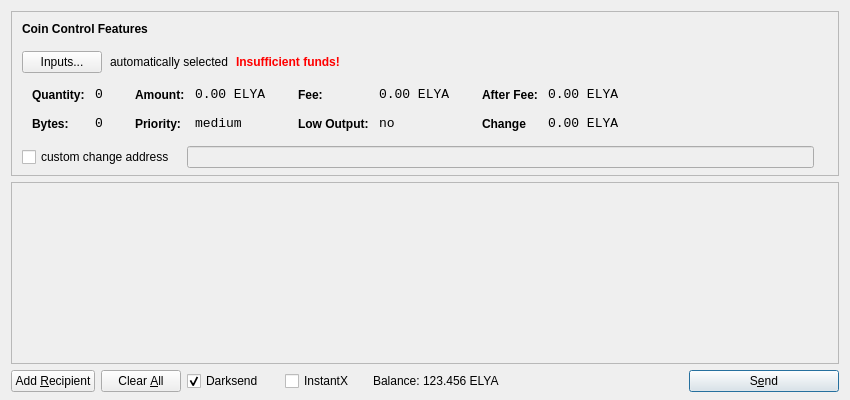
<?xml version="1.0" encoding="UTF-8"?>
<ui version="4.0">
 <class>SendCoinsDialog</class>
 <widget class="QDialog" name="SendCoinsDialog">
  <property name="geometry">
   <rect>
    <x>0</x>
    <y>0</y>
    <width>850</width>
    <height>400</height>
   </rect>
  </property>
  <property name="windowTitle">
   <string>Send Coins</string>
  </property>
  <layout class="QVBoxLayout" name="verticalLayout" stretch="0,1,0">
   <property name="bottomMargin">
    <number>8</number>
   </property>
   <item>
    <widget class="QFrame" name="frameCoinControl">
     <property name="sizePolicy">
      <sizepolicy hsizetype="Expanding" vsizetype="Expanding">
       <horstretch>0</horstretch>
       <verstretch>0</verstretch>
      </sizepolicy>
     </property>
     <property name="maximumSize">
      <size>
       <width>16777215</width>
       <height>16777215</height>
      </size>
     </property>
     <property name="frameShape">
      <enum>QFrame::StyledPanel</enum>
     </property>
     <property name="frameShadow">
      <enum>QFrame::Sunken</enum>
     </property>
     <layout class="QVBoxLayout" name="verticalLayoutCoinControl2">
      <property name="spacing">
       <number>-1</number>
      </property>
      <property name="leftMargin">
       <number>0</number>
      </property>
      <property name="topMargin">
       <number>0</number>
      </property>
      <property name="rightMargin">
       <number>0</number>
      </property>
      <property name="bottomMargin">
       <number>6</number>
      </property>
      <item>
       <layout class="QVBoxLayout" name="verticalLayoutCoinControl" stretch="0,0,0,0,1">
        <property name="spacing">
         <number>0</number>
        </property>
        <property name="leftMargin">
         <number>10</number>
        </property>
        <property name="topMargin">
         <number>10</number>
        </property>
        <item>
         <layout class="QHBoxLayout" name="horizontalLayoutCoinControl1">
          <property name="bottomMargin">
           <number>15</number>
          </property>
          <item>
           <widget class="QLabel" name="labelCoinControlFeatures">
            <property name="sizePolicy">
             <sizepolicy hsizetype="Preferred" vsizetype="Maximum">
              <horstretch>0</horstretch>
              <verstretch>0</verstretch>
             </sizepolicy>
            </property>
            <property name="font">
             <font>
              <weight>75</weight>
              <bold>true</bold>
             </font>
            </property>
            <property name="styleSheet">
             <string notr="true">font-weight:bold;</string>
            </property>
            <property name="text">
             <string>Coin Control Features</string>
            </property>
           </widget>
          </item>
         </layout>
        </item>
        <item>
         <layout class="QHBoxLayout" name="horizontalLayoutCoinControl2" stretch="0,0,0,0">
          <property name="spacing">
           <number>8</number>
          </property>
          <property name="bottomMargin">
           <number>10</number>
          </property>
          <item>
           <widget class="QPushButton" name="pushButtonCoinControl">
            <property name="styleSheet">
             <string notr="true"/>
            </property>
            <property name="text">
             <string>Inputs...</string>
            </property>
           </widget>
          </item>
          <item>
           <widget class="QLabel" name="labelCoinControlAutomaticallySelected">
            <property name="text">
             <string>automatically selected</string>
            </property>
            <property name="margin">
             <number>5</number>
            </property>
           </widget>
          </item>
          <item>
           <widget class="QLabel" name="labelCoinControlInsuffFunds">
            <property name="font">
             <font>
              <weight>75</weight>
              <bold>true</bold>
             </font>
            </property>
            <property name="styleSheet">
             <string notr="true">color:red;font-weight:bold;</string>
            </property>
            <property name="text">
             <string>Insufficient funds!</string>
            </property>
            <property name="margin">
             <number>5</number>
            </property>
           </widget>
          </item>
          <item>
           <spacer name="horizontalSpacerCoinControl">
            <property name="orientation">
             <enum>Qt::Horizontal</enum>
            </property>
            <property name="sizeHint" stdset="0">
             <size>
              <width>40</width>
              <height>1</height>
             </size>
            </property>
           </spacer>
          </item>
         </layout>
        </item>
        <item>
         <widget class="QWidget" name="widgetCoinControl" native="true">
          <property name="sizePolicy">
           <sizepolicy hsizetype="Preferred" vsizetype="Preferred">
            <horstretch>0</horstretch>
            <verstretch>0</verstretch>
           </sizepolicy>
          </property>
          <property name="minimumSize">
           <size>
            <width>0</width>
            <height>0</height>
           </size>
          </property>
          <property name="styleSheet">
           <string notr="true"/>
          </property>
          <layout class="QHBoxLayout" name="horizontalLayoutCoinControl5">
           <property name="margin">
            <number>0</number>
           </property>
           <item>
            <layout class="QHBoxLayout" name="horizontalLayoutCoinControl3" stretch="0,0,0,1">
             <property name="spacing">
              <number>20</number>
             </property>
             <property name="topMargin">
              <number>0</number>
             </property>
             <property name="bottomMargin">
              <number>10</number>
             </property>
             <item>
              <layout class="QFormLayout" name="formLayoutCoinControl1">
               <property name="horizontalSpacing">
                <number>10</number>
               </property>
               <property name="verticalSpacing">
                <number>14</number>
               </property>
               <property name="leftMargin">
                <number>10</number>
               </property>
               <property name="topMargin">
                <number>4</number>
               </property>
               <property name="rightMargin">
                <number>6</number>
               </property>
               <item row="0" column="0">
                <widget class="QLabel" name="labelCoinControlQuantityText">
                 <property name="styleSheet">
                  <string notr="true">font-weight:bold;</string>
                 </property>
                 <property name="text">
                  <string>Quantity:</string>
                 </property>
                 <property name="margin">
                  <number>0</number>
                 </property>
                </widget>
               </item>
               <item row="0" column="1">
                <widget class="QLabel" name="labelCoinControlQuantity">
                 <property name="font">
                  <font>
                   <family>Monospace</family>
                   <pointsize>10</pointsize>
                  </font>
                 </property>
                 <property name="cursor">
                  <cursorShape>IBeamCursor</cursorShape>
                 </property>
                 <property name="contextMenuPolicy">
                  <enum>Qt::ActionsContextMenu</enum>
                 </property>
                 <property name="text">
                  <string>0</string>
                 </property>
                 <property name="margin">
                  <number>0</number>
                 </property>
                 <property name="textInteractionFlags">
                  <set>Qt::LinksAccessibleByMouse|Qt::TextSelectableByKeyboard|Qt::TextSelectableByMouse</set>
                 </property>
                </widget>
               </item>
               <item row="1" column="0">
                <widget class="QLabel" name="labelCoinControlBytesText">
                 <property name="styleSheet">
                  <string notr="true">font-weight:bold;</string>
                 </property>
                 <property name="text">
                  <string>Bytes:</string>
                 </property>
                </widget>
               </item>
               <item row="1" column="1">
                <widget class="QLabel" name="labelCoinControlBytes">
                 <property name="font">
                  <font>
                   <family>Monospace</family>
                   <pointsize>10</pointsize>
                  </font>
                 </property>
                 <property name="cursor">
                  <cursorShape>IBeamCursor</cursorShape>
                 </property>
                 <property name="contextMenuPolicy">
                  <enum>Qt::ActionsContextMenu</enum>
                 </property>
                 <property name="text">
                  <string>0</string>
                 </property>
                 <property name="textInteractionFlags">
                  <set>Qt::LinksAccessibleByMouse|Qt::TextSelectableByKeyboard|Qt::TextSelectableByMouse</set>
                 </property>
                </widget>
               </item>
              </layout>
             </item>
             <item>
              <layout class="QFormLayout" name="formLayoutCoinControl2">
               <property name="horizontalSpacing">
                <number>10</number>
               </property>
               <property name="verticalSpacing">
                <number>14</number>
               </property>
               <property name="leftMargin">
                <number>6</number>
               </property>
               <property name="topMargin">
                <number>4</number>
               </property>
               <property name="rightMargin">
                <number>6</number>
               </property>
               <item row="0" column="0">
                <widget class="QLabel" name="labelCoinControlAmountText">
                 <property name="styleSheet">
                  <string notr="true">font-weight:bold;</string>
                 </property>
                 <property name="text">
                  <string>Amount:</string>
                 </property>
                 <property name="margin">
                  <number>0</number>
                 </property>
                </widget>
               </item>
               <item row="0" column="1">
                <widget class="QLabel" name="labelCoinControlAmount">
                 <property name="font">
                  <font>
                   <family>Monospace</family>
                   <pointsize>10</pointsize>
                  </font>
                 </property>
                 <property name="cursor">
                  <cursorShape>IBeamCursor</cursorShape>
                 </property>
                 <property name="contextMenuPolicy">
                  <enum>Qt::ActionsContextMenu</enum>
                 </property>
                 <property name="text">
                  <string>0.00 ELYA</string>
                 </property>
                 <property name="textInteractionFlags">
                  <set>Qt::LinksAccessibleByMouse|Qt::TextSelectableByKeyboard|Qt::TextSelectableByMouse</set>
                 </property>
                </widget>
               </item>
               <item row="1" column="0">
                <widget class="QLabel" name="labelCoinControlPriorityText">
                 <property name="styleSheet">
                  <string notr="true">font-weight:bold;</string>
                 </property>
                 <property name="text">
                  <string>Priority:</string>
                 </property>
                </widget>
               </item>
               <item row="1" column="1">
                <widget class="QLabel" name="labelCoinControlPriority">
                 <property name="font">
                  <font>
                   <family>Monospace</family>
                   <pointsize>10</pointsize>
                  </font>
                 </property>
                 <property name="cursor">
                  <cursorShape>IBeamCursor</cursorShape>
                 </property>
                 <property name="contextMenuPolicy">
                  <enum>Qt::ActionsContextMenu</enum>
                 </property>
                 <property name="text">
                  <string>medium</string>
                 </property>
                 <property name="textInteractionFlags">
                  <set>Qt::LinksAccessibleByMouse|Qt::TextSelectableByKeyboard|Qt::TextSelectableByMouse</set>
                 </property>
                </widget>
               </item>
              </layout>
             </item>
             <item>
              <layout class="QFormLayout" name="formLayoutCoinControl3">
               <property name="horizontalSpacing">
                <number>10</number>
               </property>
               <property name="verticalSpacing">
                <number>14</number>
               </property>
               <property name="leftMargin">
                <number>6</number>
               </property>
               <property name="topMargin">
                <number>4</number>
               </property>
               <property name="rightMargin">
                <number>6</number>
               </property>
               <item row="0" column="0">
                <widget class="QLabel" name="labelCoinControlFeeText">
                 <property name="styleSheet">
                  <string notr="true">font-weight:bold;</string>
                 </property>
                 <property name="text">
                  <string>Fee:</string>
                 </property>
                 <property name="margin">
                  <number>0</number>
                 </property>
                </widget>
               </item>
               <item row="0" column="1">
                <widget class="QLabel" name="labelCoinControlFee">
                 <property name="font">
                  <font>
                   <family>Monospace</family>
                   <pointsize>10</pointsize>
                  </font>
                 </property>
                 <property name="cursor">
                  <cursorShape>IBeamCursor</cursorShape>
                 </property>
                 <property name="contextMenuPolicy">
                  <enum>Qt::ActionsContextMenu</enum>
                 </property>
                 <property name="text">
                  <string>0.00 ELYA</string>
                 </property>
                 <property name="textInteractionFlags">
                  <set>Qt::LinksAccessibleByMouse|Qt::TextSelectableByKeyboard|Qt::TextSelectableByMouse</set>
                 </property>
                </widget>
               </item>
               <item row="1" column="0">
                <widget class="QLabel" name="labelCoinControlLowOutputText">
                 <property name="styleSheet">
                  <string notr="true">font-weight:bold;</string>
                 </property>
                 <property name="text">
                  <string>Low Output:</string>
                 </property>
                </widget>
               </item>
               <item row="1" column="1">
                <widget class="QLabel" name="labelCoinControlLowOutput">
                 <property name="font">
                  <font>
                   <family>Monospace</family>
                   <pointsize>10</pointsize>
                  </font>
                 </property>
                 <property name="cursor">
                  <cursorShape>IBeamCursor</cursorShape>
                 </property>
                 <property name="contextMenuPolicy">
                  <enum>Qt::ActionsContextMenu</enum>
                 </property>
                 <property name="text">
                  <string>no</string>
                 </property>
                 <property name="textInteractionFlags">
                  <set>Qt::LinksAccessibleByMouse|Qt::TextSelectableByKeyboard|Qt::TextSelectableByMouse</set>
                 </property>
                </widget>
               </item>
              </layout>
             </item>
             <item>
              <layout class="QFormLayout" name="formLayoutCoinControl4">
               <property name="horizontalSpacing">
                <number>10</number>
               </property>
               <property name="verticalSpacing">
                <number>14</number>
               </property>
               <property name="leftMargin">
                <number>6</number>
               </property>
               <property name="topMargin">
                <number>4</number>
               </property>
               <property name="rightMargin">
                <number>6</number>
               </property>
               <item row="0" column="0">
                <widget class="QLabel" name="labelCoinControlAfterFeeText">
                 <property name="styleSheet">
                  <string notr="true">font-weight:bold;</string>
                 </property>
                 <property name="text">
                  <string>After Fee:</string>
                 </property>
                 <property name="margin">
                  <number>0</number>
                 </property>
                </widget>
               </item>
               <item row="0" column="1">
                <widget class="QLabel" name="labelCoinControlAfterFee">
                 <property name="font">
                  <font>
                   <family>Monospace</family>
                   <pointsize>10</pointsize>
                  </font>
                 </property>
                 <property name="cursor">
                  <cursorShape>IBeamCursor</cursorShape>
                 </property>
                 <property name="contextMenuPolicy">
                  <enum>Qt::ActionsContextMenu</enum>
                 </property>
                 <property name="text">
                  <string>0.00 ELYA</string>
                 </property>
                 <property name="textInteractionFlags">
                  <set>Qt::LinksAccessibleByMouse|Qt::TextSelectableByKeyboard|Qt::TextSelectableByMouse</set>
                 </property>
                </widget>
               </item>
               <item row="1" column="0">
                <widget class="QLabel" name="labelCoinControlChangeText">
                 <property name="styleSheet">
                  <string notr="true">font-weight:bold;</string>
                 </property>
                 <property name="text">
                  <string>Change</string>
                 </property>
                </widget>
               </item>
               <item row="1" column="1">
                <widget class="QLabel" name="labelCoinControlChange">
                 <property name="font">
                  <font>
                   <family>Monospace</family>
                   <pointsize>10</pointsize>
                  </font>
                 </property>
                 <property name="cursor">
                  <cursorShape>IBeamCursor</cursorShape>
                 </property>
                 <property name="contextMenuPolicy">
                  <enum>Qt::ActionsContextMenu</enum>
                 </property>
                 <property name="text">
                  <string>0.00 ELYA</string>
                 </property>
                 <property name="textInteractionFlags">
                  <set>Qt::LinksAccessibleByMouse|Qt::TextSelectableByKeyboard|Qt::TextSelectableByMouse</set>
                 </property>
                </widget>
               </item>
              </layout>
             </item>
            </layout>
           </item>
          </layout>
         </widget>
        </item>
        <item>
         <layout class="QHBoxLayout" name="horizontalLayoutCoinControl4" stretch="0,0,0">
          <property name="spacing">
           <number>12</number>
          </property>
          <property name="sizeConstraint">
           <enum>QLayout::SetDefaultConstraint</enum>
          </property>
          <property name="topMargin">
           <number>5</number>
          </property>
          <property name="rightMargin">
           <number>5</number>
          </property>
          <item>
           <widget class="QCheckBox" name="checkBoxCoinControlChange">
            <property name="text">
             <string>custom change address</string>
            </property>
           </widget>
          </item>
          <item>
           <widget class="QLineEdit" name="lineEditCoinControlChange">
            <property name="enabled">
             <bool>false</bool>
            </property>
            <property name="sizePolicy">
             <sizepolicy hsizetype="Expanding" vsizetype="Fixed">
              <horstretch>0</horstretch>
              <verstretch>0</verstretch>
             </sizepolicy>
            </property>
           </widget>
          </item>
          <item>
           <widget class="QLabel" name="labelCoinControlChangeLabel">
            <property name="sizePolicy">
             <sizepolicy hsizetype="Preferred" vsizetype="Expanding">
              <horstretch>0</horstretch>
              <verstretch>0</verstretch>
             </sizepolicy>
            </property>
            <property name="minimumSize">
             <size>
              <width>0</width>
              <height>0</height>
             </size>
            </property>
            <property name="text">
             <string/>
            </property>
            <property name="margin">
             <number>3</number>
            </property>
           </widget>
          </item>
         </layout>
        </item>
        <item>
         <spacer name="verticalSpacerCoinControl">
          <property name="orientation">
           <enum>Qt::Vertical</enum>
          </property>
          <property name="sizeHint" stdset="0">
           <size>
            <width>800</width>
            <height>1</height>
           </size>
          </property>
         </spacer>
        </item>
       </layout>
      </item>
     </layout>
    </widget>
   </item>
   <item>
    <widget class="QScrollArea" name="scrollArea">
     <property name="widgetResizable">
      <bool>true</bool>
     </property>
     <widget class="QWidget" name="scrollAreaWidgetContents">
      <property name="geometry">
       <rect>
        <x>0</x>
        <y>0</y>
        <width>830</width>
        <height>165</height>
       </rect>
      </property>
      <layout class="QVBoxLayout" name="verticalLayout_2">
       <property name="margin">
        <number>0</number>
       </property>
       <item>
        <layout class="QVBoxLayout" name="entries">
         <property name="spacing">
          <number>6</number>
         </property>
        </layout>
       </item>
       <item>
        <spacer name="verticalSpacer">
         <property name="orientation">
          <enum>Qt::Vertical</enum>
         </property>
         <property name="sizeHint" stdset="0">
          <size>
           <width>20</width>
           <height>40</height>
          </size>
         </property>
        </spacer>
       </item>
      </layout>
     </widget>
    </widget>
   </item>
   <item>
    <layout class="QHBoxLayout" name="horizontalLayout">
     <item>
      <widget class="QPushButton" name="addButton">
       <property name="toolTip">
        <string>Send to multiple recipients at once</string>
       </property>
       <property name="text">
        <string>Add &amp;Recipient</string>
       </property>
       <property name="autoDefault">
        <bool>false</bool>
       </property>
      </widget>
     </item>
     <item>
      <widget class="QPushButton" name="clearButton">
       <property name="sizePolicy">
        <sizepolicy hsizetype="Minimum" vsizetype="Fixed">
         <horstretch>0</horstretch>
         <verstretch>0</verstretch>
        </sizepolicy>
       </property>
       <property name="toolTip">
        <string>Remove all transaction fields</string>
       </property>
       <property name="text">
        <string>Clear &amp;All</string>
       </property>
       <property name="autoRepeatDelay">
        <number>300</number>
       </property>
       <property name="autoDefault">
        <bool>false</bool>
       </property>
      </widget>
     </item>
     <item>
      <layout class="QHBoxLayout" name="horizontalLayout_2">
       <property name="spacing">
        <number>3</number>
       </property>
        <item>
        <widget class="QCheckBox" name="checkUseDarksend">
         <property name="minimumSize">
          <size>
           <width>95</width>
           <height>0</height>
          </size>
         </property>
         <property name="text">
          <string>Darksend</string>
         </property>
         <property name="checked">
          <bool>true</bool>
         </property>
        </widget>
       </item>
       <item>
        <widget class="QCheckBox" name="checkInstantX">
         <property name="enabled">
          <bool>true</bool>
         </property>
         <property name="minimumSize">
          <size>
           <width>85</width>
           <height>0</height>
          </size>
         </property>
         <property name="text">
          <string>InstantX</string>
         </property>
        </widget>
       </item>
       <item>
        <widget class="QLabel" name="label">
         <property name="sizePolicy">
          <sizepolicy hsizetype="Preferred" vsizetype="Fixed">
           <horstretch>0</horstretch>
           <verstretch>0</verstretch>
          </sizepolicy>
         </property>
         <property name="text">
          <string>Balance:</string>
         </property>
        </widget>
       </item>
       <item>
        <widget class="QLabel" name="labelBalance">
         <property name="sizePolicy">
          <sizepolicy hsizetype="Preferred" vsizetype="Fixed">
           <horstretch>0</horstretch>
           <verstretch>0</verstretch>
          </sizepolicy>
         </property>
         <property name="cursor">
          <cursorShape>IBeamCursor</cursorShape>
         </property>
         <property name="text">
          <string>123.456 ELYA</string>
         </property>
         <property name="textInteractionFlags">
          <set>Qt::LinksAccessibleByMouse|Qt::TextSelectableByKeyboard|Qt::TextSelectableByMouse</set>
         </property>
        </widget>
       </item>
      </layout>
     </item>
     <item>
      <spacer name="horizontalSpacer">
       <property name="orientation">
        <enum>Qt::Horizontal</enum>
       </property>
       <property name="sizeHint" stdset="0">
        <size>
         <width>40</width>
         <height>20</height>
        </size>
       </property>
      </spacer>
     </item>
     <item>
      <widget class="QPushButton" name="sendButton">
       <property name="minimumSize">
        <size>
         <width>150</width>
         <height>0</height>
        </size>
       </property>
       <property name="toolTip">
        <string>Confirm the send action</string>
       </property>
       <property name="text">
        <string>S&amp;end</string>
       </property>
       <property name="icon">
        <iconset resource="../bitcoin.qrc">
         <normaloff>:/icons/send</normaloff>:/icons/send</iconset>
       </property>
       <property name="default">
        <bool>true</bool>
       </property>
      </widget>
     </item>
    </layout>
   </item>
  </layout>
 </widget>
 <resources>
  <include location="../bitcoin.qrc"/>
 </resources>
 <connections/>
</ui>
